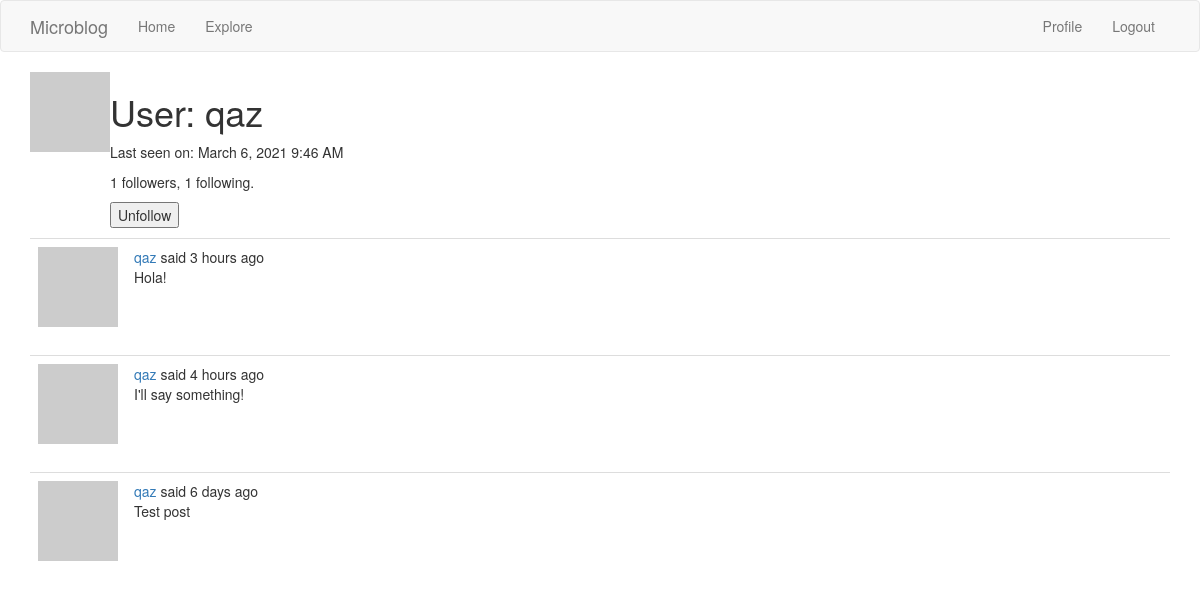
The page /user/qaz (signed in) on the database as committed earlier.
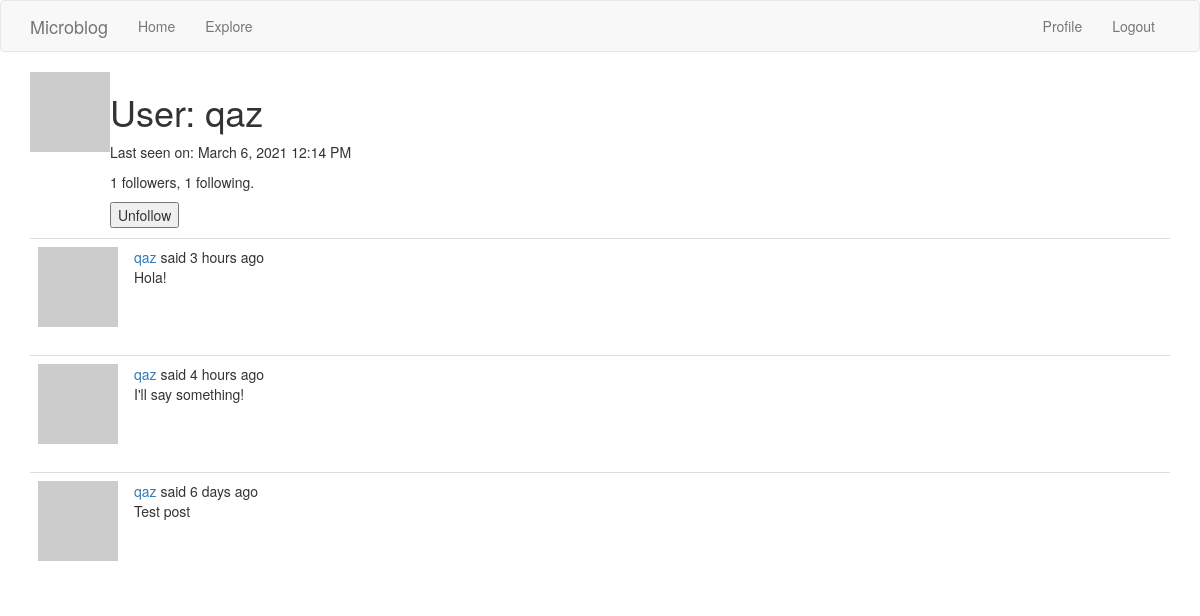
The same page on the database as committed later.
### app/models.py (models this page shows, shortened)
class User(UserMixin, db.Model):
    id = db.Column(db.Integer, primary_key=True)
    username = db.Column(db.String(64), index=True, unique=True)
    email = db.Column(db.String(120), index=True, unique=True)
    password_hash = db.Column(db.String(128))
    posts = db.relationship('Post', backref='author', lazy='dynamic')
    about_me = db.Column(db.String(140))
    last_seen = db.Column(db.DateTime, default=datetime.utcnow)
    followed = db.relationship(
        'User',
        secondary=followers,
        primaryjoin=(followers.c.follower_id == id),
        secondaryjoin=(followers.c.followed_id == id),
        backref=db.backref('followers', lazy='dynamic'),
        lazy='dynamic'
    )
    def avatar(self, size):
        lower_email = str(self.email).lower()
        digest = md5(lower_email.encode('utf-8')).hexdigest()
        return 'https://www.gravatar.com/avatar/{}?d=identicon&s={}'.format(digest, size)
    def is_following(self, user):
        return self.followed.filter(followers.c.followed_id == user.id).count() > 0

class Post(db.Model):
    id = db.Column(db.Integer, primary_key=True)
    body = db.Column(db.String(140))
    timestamp = db.Column(db.DateTime, index=True, default=datetime.utcnow)
    user_id = db.Column(db.Integer, db.ForeignKey('user.id'))

### app/routes.py (the view)
@app.route('/user/<username>')
@login_required
def user(username):
    user = User.query.filter_by(username=username).first_or_404()
    page = request.args.get('page', 1, type=int)
    posts = user.posts.order_by(Post.timestamp.desc()).paginate(
        page, app.config['POSTS_PER_PAGE'], False)
    next_url = url_for('user', username=user.username, page=posts.next_num) \
        if posts.has_next else None
    prev_url = url_for('user', username=user.username, page=posts.prev_num) \
        if posts.has_prev else None
    form = EmptyForm()
    return render_template('user.jinja', user=user, posts=posts.items,
                           next_url=next_url, prev_url=prev_url, form=form)

### app/forms.py
class EmptyForm(FlaskForm):
    submit = SubmitField(_l('Submit'))

### app/models.py (called while the page is built)
@login.user_loader
def load_user(user_id):
    return User.query.get(int(user_id))

### app/routes.py (called while the page is built)
@app.before_request
def before_request():
    if current_user.is_authenticated:
        current_user.last_seen = datetime.utcnow()
        db.session.commit()
    g.locale = str(get_locale())

### app/templates/user.jinja (shortened to what this page needs)
{% extends "base.jinja" %}
{% block app_content %}
    <table>
        <tr valign="top">
            <td><img src="{{ user.avatar(128) }}"></td>
            <td>
                <h1>User: {{ user.username }}</h1>
                {% if user.last_seen %}
                    <p>{{ _('Last seen on:') }} {{ moment(user.last_seen).format('LLL') }}</p>
                {% endif %}
                <p>{{ user.followers.count() }} {{ _('followers') }}, {{ user.followed.count() }} {{ _('following') }}.</p>
                {% if user == current_user %}
                <p><a href="{{ url_for('edit_profile') }}">{{ _('Edit your profile') }}</a></p>
                {% else %}
                <p>
                    <form action="{{ url_for('unfollow', username=user.username) }}" method="post">
                        {{ form.submit(value='Unfollow') }}
                    </form>
                </p>
                {% endif %}
            </td>
        </tr>
    </table>
    {% for post in posts %}
        {% include '_post.jinja' %}
    {% endfor %}
{% endblock %}

### app/templates/base.jinja (shortened to what this page needs)
{% extends 'bootstrap/base.html' %}
{% block navbar %}
    <nav class="navbar navbar-default">
        <div class="container">
            <div class="navbar-header">
                <a class="navbar-brand" href="{{ url_for('index') }}">Microblog</a>
            </div>
            <div class="collapse navbar-collapse" id="bs-example-navbar-collapse-1">
                <ul class="nav navbar-nav">
                    <li><a href="{{ url_for('index') }}">{{ _('Home') }}</a></li>
                    <li><a href="{{ url_for('explore') }}">{{ _('Explore') }}</a></li>
                </ul>
                <ul class="nav navbar-nav navbar-right">
                    {% if current_user.is_anonymous %}
                    <li><a href="{{ url_for('login') }}">{{ _('Login') }}</a></li>
                    {% else %}
                    <li><a href="{{ url_for('user', username=current_user.username) }}">{{ _('Profile') }}</a></li>
                    <li><a href="{{ url_for('logout') }}">{{ _('Logout') }}</a></li>
                    {% endif %}
                </ul>
            </div>
        </div>
    </nav>
{% endblock %}
{% block content %}
    <div class="container">
        {% block app_content %}{% endblock %}
    </div>
{% endblock %}

### app/templates/_post.jinja (shortened to what this page needs)
<table class="table table-hover">
    <tr>
        <td width="70px">
            <a href="{{ url_for('user', username=post.author.username) }}">
                <img src="{{ post.author.avatar(70) }}" />
            </a>
        </td>
        <td>
            {{ _('%(username)s said %(when)s',
                username=user_link, when=moment(post.timestamp).fromNow()) }}
            <br>
            {{ post.body }}
        </td>
    </tr>
</table>

Rows that differ between the two databases and show on the page:
changed User "qaz": last_seen "March 6, 2021 9:46 AM" → "March 6, 2021 12:14 PM"
